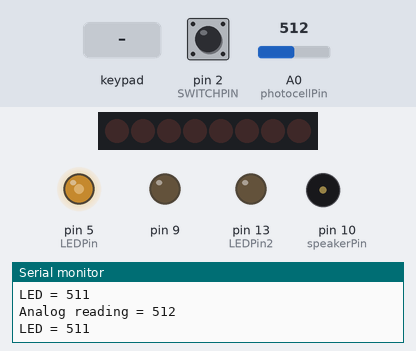
Recording of a sketch running on a simulated Arduino Uno, built with avr-gcc and run on an emulated ATmega328P. Shown: 8 shift-register outputs drawn as a row of LEDs (first output left, lit = HIGH), output pins drawn as LEDs (lit = HIGH), buzzer (waves = sounding), the last lines printed to the serial monitor. The inputs (shaded band) are chosen by the test bench; at power-on: pin 2 (SWITCHPIN) HIGH, A0 (photocellPin) = 512. Pins used as bus, display or sensor lines are not drawn.

Above: at 1.2 s.
1.3 s: keypad keys 1 2 1 1 pressed 0.4 s apart
At 2.1 s:
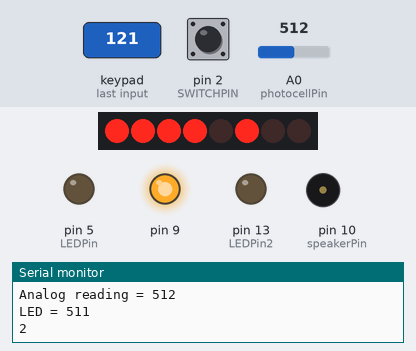
At 3.5 s:
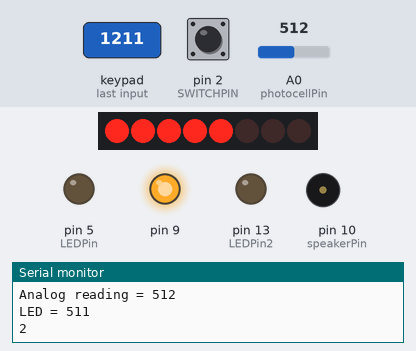
4.4 s: key '3' pressed
At 7.39 s:
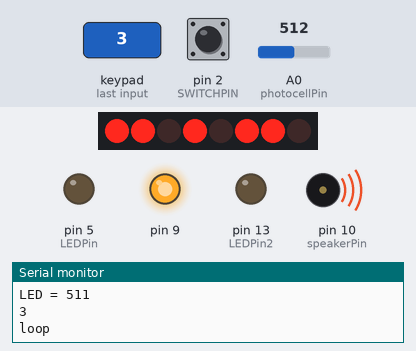
7.4 s: pin 2 (SWITCHPIN) pulled LOW for 0.15 s
10.4 s: pin 2 (SWITCHPIN) pulled LOW for 1 s
13.4 s: pin 2 (SWITCHPIN) pulled LOW for 3.2 s
Timing chart, 0 to 19.1 s (numbered marks = the images above; inputs shaded):
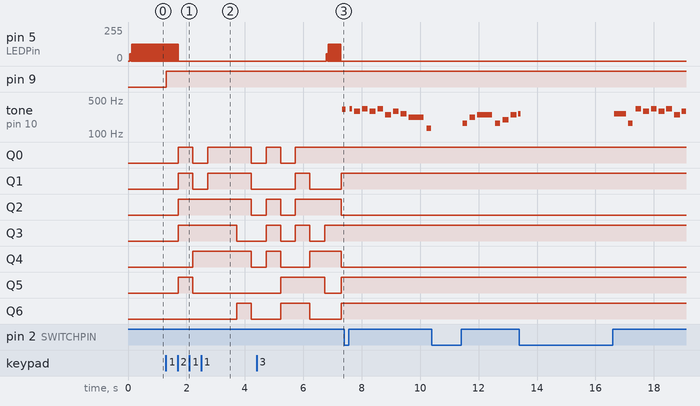

The sketch:

berharga.ino
```cpp
/*
Advanced Blink with an Interrupt Sketch
By: David M. Orlo
www.DaviedOrlo.com
*/
#include <Keypad.h>
#define data 3
#define clock 4
byte zero  = B01111110;
byte one   = B00000110;
byte two   = B11011010;
byte three = B11010110;
byte four  = B10100110;
byte five  = B11110100;
byte six   = B11111100;
byte seven = B01000110;
byte eight = B11111110;
byte nine  = B11110110;
byte hapus = B00000000;
byte s = B11110100;
byte l = B00111000;
byte e = B11111000;
byte p = B11101010;
byte t = B10111000;
byte i = B00000110;
byte g = B11110110;
byte h = B10101100;
String readString;
byte SWITCHPIN=2;
int LEDPin=5;
byte brightness;
const byte ROWS = 2; // rows
const byte COLS = 3; // Three columns
// Define the Keymap
char keys[ROWS][COLS] = {
  {'1','2','3'},
  {'4','5','6'},
};
// Connect keypad ROW0, ROW1, ROW2 and ROW3 to these Arduino pins.
byte rowPins[ROWS] = {12, 11};
// Connect keypad COL0, COL1 and COL2 to these Arduino pins.
byte colPins[COLS] = {8, 7, 6};

// Create the Keypad
Keypad kpd = Keypad( makeKeymap(keys), rowPins, colPins, ROWS, COLS );

//byte delayedoff;
//byte delayedon;

volatile boolean trigger = LOW;
int photocellPin = 0;
int photocellReading;
int LEDPin2 = 13;
int LEDbrightness;

/* PUNYA AHMAD */
int speakerPin = 10;

// FUR ELISE
char notesF[] = "EDEDEbDCaceabegbCeEDEDEbDCaceabeCbaEDEDEbDCaceabegbCeEDEDEbDCaceabeCbabCDEgFEDfEDCeDCbeEeEDEDEDEDEDEDEbDCaceabegbCeEDEDEbDCaceabeCba";
int beatsF[] = { 1,1,1,1,1,1,1,1,3,1,1,1,3,1,1,1,3,1,1,1,1,1,1,1,1,1,3,1,1,1,3,1,1,1,3,1,1,1,1,1,1,1,1,3,1,1,1,3,1,1,1,3,1,1,1,1,1,1,1,1,1,3,1,1,1,3,1,1,1,3,1,1,1,2,1,1,1,2,1,1,1,2,1,1,1,3,1,5,1,1,1,1,1,1,1,1,1,1,1,1,1,1,1,1,1,3,1,1,1,3,1,1,1,3,1,1,1,1,1,1,1,1,1,3,1,1,1,3,1,1,1,6};
int tempoF = 175;

// TWINKLE
char notesT[] = "ccggaagffeeddc "; // a space represents a rest
int beatsT[] = { 1, 1, 1, 1, 1, 1, 2, 1, 1, 1, 1, 1, 1, 2, 4 };
int tempoT = 300;

// Lullaby song
char notesL[] = "eegeegegcbaagdefddefdfbagbcccafgecfgaegccafgecfgfedc";
int beatsL[] = { 1,1,1,1,1,1,1,1,3,1,1,1,3,1,1,1,3,1,1,1,1,1,1,1,1,1,3,1,1,1,3,1,1,1,3,1,1,1,1,1,1,1,1,3,1,1,1,3,1,1,1,3,1,1,1,1,1,1,1,1,1,3,1,1,1,3,1,1,1,3,1,1,1,2,1,1,1,2,1,1,1,2,1,1,1,3,1,5,1,1,1,1,1,1,1,1,1,1,1,1,1,1,1,1,1,3,1,1,1,3,1,1,1,3,1,1,1,1,1,1,1,1,1,3,1,1,1,3,1,1,1,6};
int tempoL = 300;


void setup(){
	pinMode(clock, OUTPUT); // make the clock pin an output
	pinMode(data , OUTPUT); // make the data pin an output
	pinMode(5, OUTPUT);
	//digitalWrite(ledpin, HIGH);
	attachInterrupt(0, interrupttrigger, LOW); //Interrupt 0 is Digital Pin 2
	pinMode(LEDPin, OUTPUT);
	pinMode(LEDPin2,OUTPUT);
        pinMode(speakerPin, OUTPUT);
	Serial.begin(9600);
}

void loop(){

	// send data only when you receive data:
	ReadInput();
	//digitalWrite(10,HIGH);
	photocellReading = analogRead(photocellPin);

	Serial.print("Analog reading = ");
	Serial.println(photocellReading);

	// that means we have to -invert- the reading from 0-1023 back to 1023-0
	photocellReading = 1023 - photocellReading;
	//now we have to map 0-1023 to 0-255 since thats the range analogWrite uses
	LEDbrightness = map(photocellReading, 0, 1023, 0, 255);
	analogWrite(LEDPin, LEDbrightness);
	Serial.print("LED = ");
	Serial.println(photocellReading);     // the raw analog reading

	onOff(photocellReading);
	//delay(1000);

	//delay(200); //Wait a moment to help debounce the switch
	if (trigger==1){
		crazyLED();
	}
	else{
		analogWrite(LEDPin, 0);
	}

char key = kpd.getKey();
  if(key)  // Check for a valid key.
  {
    Serial.println(key);
    switch (key)
    {
      case '1':
        analogWrite(9, 255);
        break;
      case '2':
         shiftOut(data,clock,LSBFIRST,s);
         delay(500);
         shiftOut(data,clock,LSBFIRST,l);
         delay(500);
         shiftOut(data,clock,LSBFIRST,e);
         delay(500);
         shiftOut(data,clock,LSBFIRST,e);
         delay(500);
         shiftOut(data,clock,LSBFIRST,p);
         delay(500);
         shiftOut(data,clock,LSBFIRST,hapus);
         delay(500);
         shiftOut(data,clock,LSBFIRST,t);
         delay(500);
         shiftOut(data,clock,LSBFIRST,i);
         delay(500);
         shiftOut(data,clock,LSBFIRST,g);
         delay(500);
         shiftOut(data,clock,LSBFIRST,h);
         delay(500);
         shiftOut(data,clock,LSBFIRST,t);
         break;
      case '3':
        shiftOut(data, clock, LSBFIRST, three);
        playF();
        break;
      case '4':
        shiftOut(data, clock, LSBFIRST, four);
        playL();
        break;
      case '5':
        shiftOut(data, clock, LSBFIRST, five);
        break;
      case '6':
        shiftOut(data, clock, LSBFIRST, six);
        playT();
        break;
      default:
        break;
    }
  }
}

void crazyLED(){
	//delay(200); //Wait a moment to help debounce the switch
	while(trigger == HIGH){ //Will run this loop until the interrupt value changes
		//brightness = 250; //Generates a random number from 1-254 and assigns it to the variable named brightness
		//delayedoff = random(1, 125); //A random amount of time the LED is turned off
		//delayedon = random(1, 250); //A random amount of time the LED is turned on
		analogWrite(LEDPin, brightness); //Uses the random number we generated to write the value to our LED
		delay(10); //random delay on time
		analogWrite(LEDPin, 0); //We turn the LED off for a blinking effect
		delay(100);
	} //Random delay off time
}

void interrupttrigger(){
	if (trigger ==LOW){
		trigger=HIGH;
	}
	else{
		trigger=LOW;
	}
}
void onOff(int value){
  if (value < 800){
      digitalWrite(LEDPin2,LOW);
  }else{
      digitalWrite(LEDPin2,HIGH);
  }
}
void ReadInput(){
	while (Serial.available()) {
		delay(3);
		char c = Serial.read();
		readString += c;
	}
	checkCommand(readString);
}
void checkCommand(String input){
	readString.trim();
	if (readString.length() >0) {
		if(readString == "ON"){
			analogWrite(2,HIGH);
			Serial.println(readString);
		}
		if(readString == "OFF"){
			analogWrite(2,LOW);
			Serial.println(readString);
		}
		Serial.println(readString);
	}
	readString = "";
}


/* FUNGSI AHMAD */
void playTone(int tone, int duration) {
  for (long i = 0; i < duration * 1000L; i += tone * 2) {
    digitalWrite(speakerPin, HIGH);
    delayMicroseconds(tone);
    digitalWrite(speakerPin, LOW);
    delayMicroseconds(tone);
  }
}

void playNote(char note, int duration) {
  char names[] = {'c','d','e','f','g','a','b','C', 'D', 'E', 'F', 'G', 'A', 'B', 'U', 'R'};
  int tones[] = {3822,3424,3033,2864,2551,2272,2024, 1915, 1700, 1519, 1432, 1275, 1136, 1014, 956, 0};


// play the tone corresponding to the note name
  for (int i = 0; i < sizeof(tones); i++) {
    if (names[i] == note) {
      playTone(tones[i], duration);
    }
  }
}

void playF(){
  for (int i = 0; i < sizeof(notesF); i++) {
        Serial.println("loop");
        if (notesF[i] == ' ') {
          delay(beatsF[i] * tempoF); // rest
        } else {
          playNote(notesF[i], beatsF[i] * tempoF);
        }
        // pause between notes
        delay(tempoF / 2);
        if (i == sizeof(notesF)-1){
          delay(1000);
        }
  }
}

void playT(){
  for (int i = 0; i < sizeof(notesT); i++) {
        if (notesT[i] == ' ') {
          delay(beatsT[i] * tempoT); // rest
        } else {
          playNote(notesT[i], beatsT[i] * tempoT);
        }
        // pause between notes
        delay(tempoT / 2);
        if (i == sizeof(notesT)-1){
          delay(1000);
        }
  }
}

void playL(){
   for (int i = 0; i < sizeof(notesL); i++) {
        if (notesL[i] == ' ') {
          delay(beatsL[i] * tempoL); // rest
        } else {
          playNote(notesL[i], beatsL[i] * tempoL);
        }

        // pause between notes
        delay(tempoL / 2);
        if (i == sizeof(notesL)-1){
          delay(1000);
        }
  }
}
```

Measured:
- after the input at 1.3 s, pin 5 (LEDPin): goes on until 1.7 s, then stays 0/255; pin 9: LOW → HIGH at once; Q0, Q1: LOW → HIGH after 0.42 s, → LOW 0.50 s later, → HIGH 0.50 s later, → LOW 1.5 s later; Q2: LOW → HIGH after 0.42 s, → LOW 2.5 s later; Q3: LOW → HIGH after 0.42 s, → LOW 2.0 s later
- after the input at 4.4 s, tone on pin 10 (speakerPin): silent → 326 Hz after 2.9 s
- by itself, pin 5 (LEDPin): repeats every 0.03 s: 0/255 0.02 s, 127/255 0.01 s
